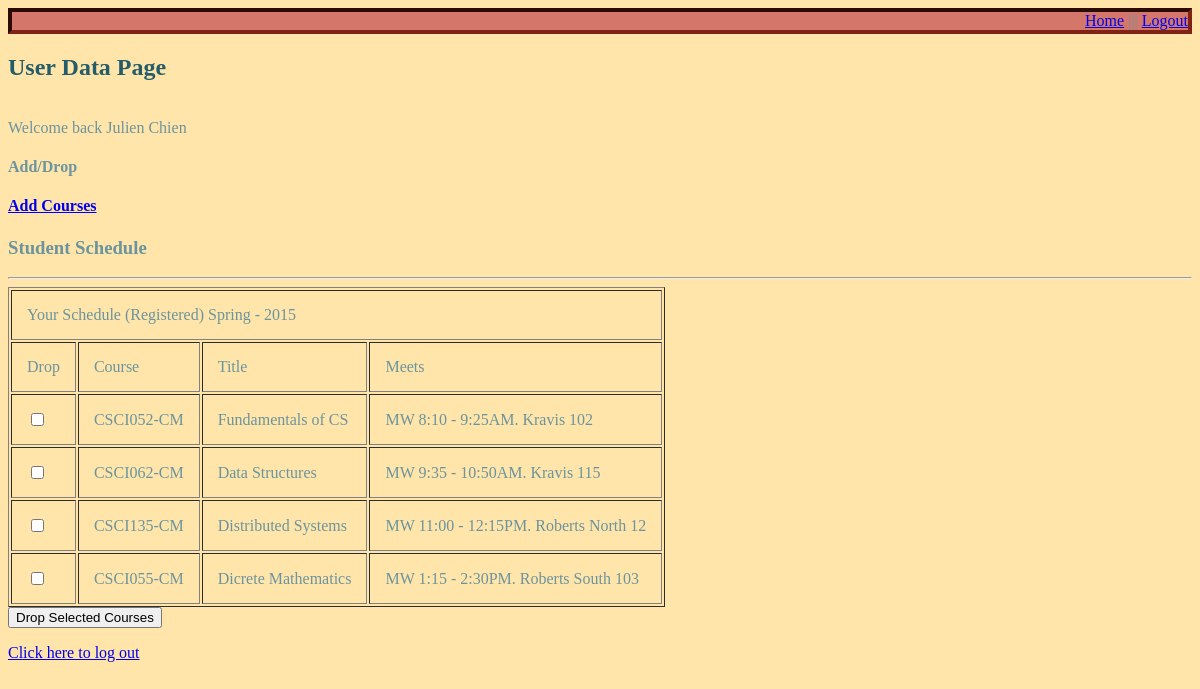
The page /home.php (signed in) on the database its author committed.
### tables this page shows
CREATE TABLE IF NOT EXISTS courses (
 id int NOT NULL AUTO_INCREMENT,
 title text NOT NULL,
 category text NOT NULL,
 course_number text NOT NULL,
 course_time int NOT NULL,
 location text NOT NULL,
 slots int(11) NOT NULL,
 slotstaken int(11) NOT NULL,
  
 description text NOT NULL,
 PRIMARY KEY (id)
);

CREATE TABLE IF NOT EXISTS course_times (
 id int NOT NULL AUTO_INCREMENT,
 time text NOT NULL,
 PRIMARY KEY (id)
);

### home.php (the view, shortened to what this page needs)
<head>
	<link rel="stylesheet" type="text/css" href="style.css">
</head>
<div align='right'><a href='home.php'>Home</a> ||| <a href='logout.php'>Logout</a></div>
<?php
require_once 'login.php';
$conn = new mysqli($hn, $un, $pw, $db);
if (isset($_SESSION['username'])) {
echo '<h2>User Data Page</h2>';
echo 'Welcome back ' . $_SESSION['name'];
echo '<h4>Add/Drop<h4>';
echo "<a href= 'adddrop.php'> Add Courses </a>";
echo '<h3>Student Schedule</h3>';
echo '<hr>';
echo '<form action="home.php" method="post">';
echo '<table border = 1 cellpadding = 15>';
echo '<thead><tr><td colspan="4">Your Schedule (Registered) Spring - 2015</td></tr></thead>';
echo '<tr><td>Drop</td><td>Course</td><td>Title</td><td>Meets</td></tr>';
$current_user = $_SESSION['username'];
$query = "SELECT id FROM students WHERE username = '$current_user'";
$result = $conn->query($query);
$current_user_id = $result->fetch_object()->id;
$course_ids = array();
$query = "SELECT course_id FROM studentcourses WHERE student_id = '$current_user_id'";
$result = $conn->query($query);
$rows = $result->num_rows;
for ($i = 0; $i < $rows ; $i++) {
	$result->data_seek($i);
	$current = $result->fetch_array(MYSQLI_ASSOC);
	$course_ids[$i] = $current['course_id'];
}
$num_classes = count($course_ids);
for ($i = 0; $i < $num_classes; $i++) {
	$current_course = $course_ids[$i];
	$query = "SELECT * FROM courses WHERE id = '$current_course	'";
	$result = $conn->query($query);
  	$rows = $result->num_rows;
	for ($j = 0; $j < $rows ; $j++) {
		$result->data_seek($j);
		$current = $result->fetch_array(MYSQLI_ASSOC);
		echo '<tr>';
		echo "<td><input type='checkbox' name='drop_course_list[]' value=\"$current_course\"></td>";
		echo '<td>' . $current['course_number'] . '</td>';
		echo '<td>' . $current['title'] . '</td>';
		$time_id = $current['course_time'];
		$query_time = "SELECT time FROM course_times WHERE id = '$time_id'";
		$result_time = $conn->query($query_time);
  		$course_time = $result_time->fetch_object()->time;
		echo '<td>' . $course_time . '. ' . $current['location'] . '</td>';
		echo '</tr>';
		}
}
echo '</table>';
echo '<input type="submit" name="submit" id="submit" value="Drop Selected Courses"/>';
echo '</form>';
echo "<a href='logout.php'>Click here to log out </a>";
}
?>

### style.css (style rules this page uses)
h2 { color: #255c69; }
div { background-color: #D4776A; border-style: inset; border-width: 4px; border-color: #802215; }

### rows shown on the page
courses: course_number "CSCI052-CM", title "Fundamentals of CS", course_times.time "MW 8:10 - 9:25AM", location "Kravis 102"
courses: course_number "CSCI062-CM", title "Data Structures", course_times.time "MW 9:35 - 10:50AM", location "Kravis 115"
courses: course_number "CSCI135-CM", title "Distributed Systems", course_times.time "MW 11:00 - 12:15PM", location "Roberts North 12"
courses: course_number "CSCI055-CM", title "Dicrete Mathematics", course_times.time "MW 1:15 - 2:30PM", location "Roberts South 103"

### other values the page prints
$_SESSION['name'] "Julien Chien"
